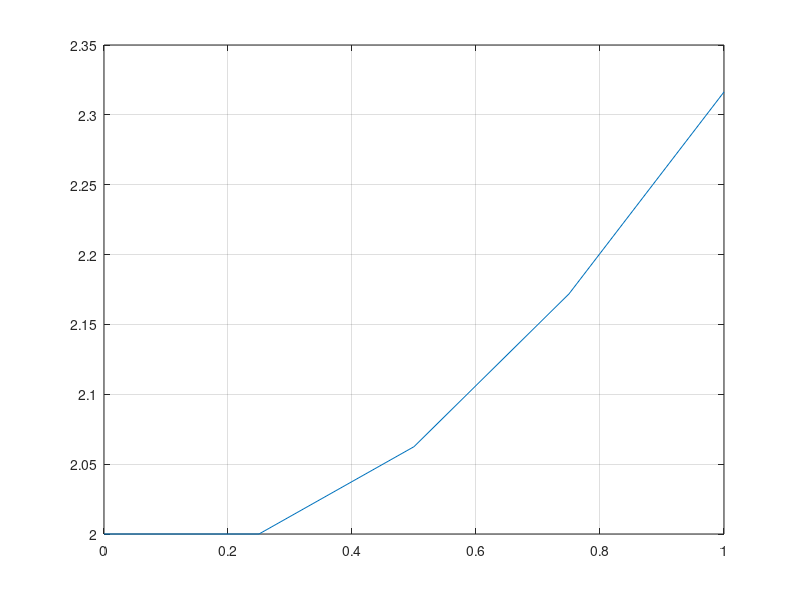

MATLAB code for this plot:
clc
clear all 
format long

x(1) = 0;
y(1) = 2;
h = 0.25;
n = (1 - 0)/h

    for i = 1:n
        x(i+1) = x(i) +h;
        y(i+1) = y(i) + h*( x(i) - y(i) +2 );
    end
    
    x'
    y'
    
    plot(x,y)
    grid on